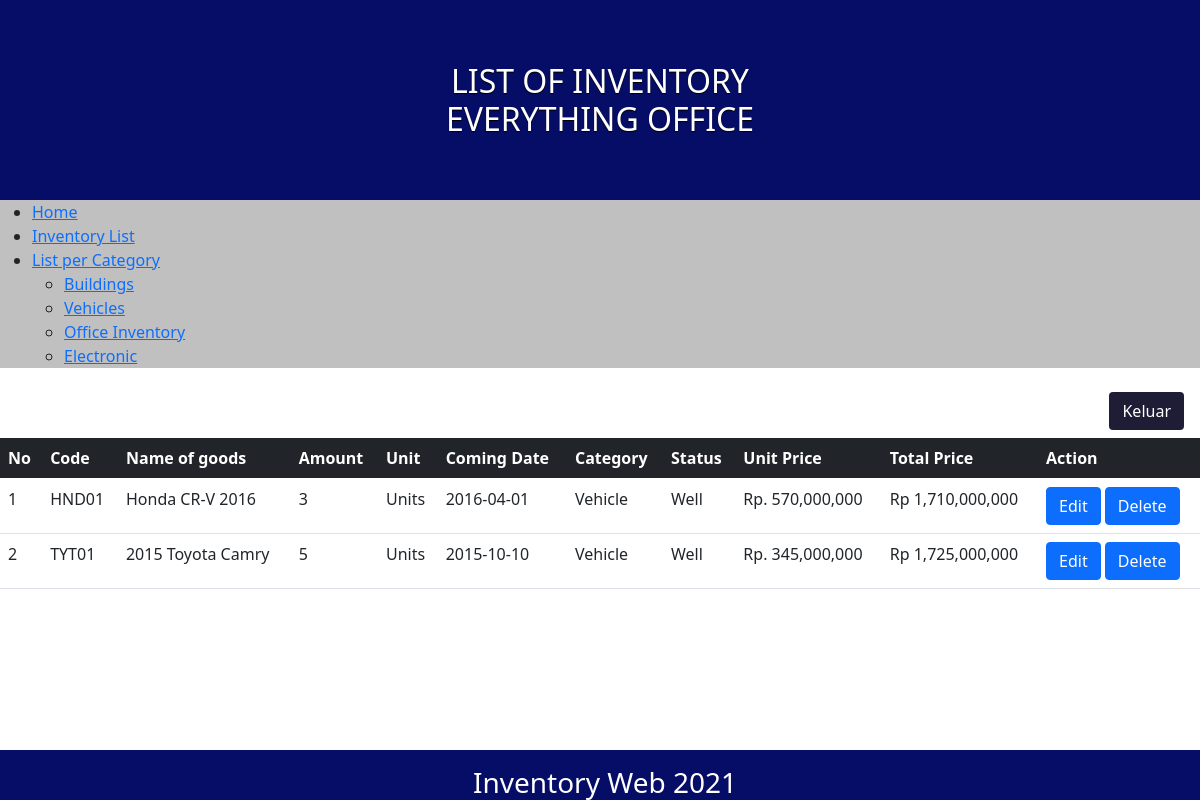
Screenshot of /vehicle.php with the database file from the repository.
### tables this page shows
CREATE TABLE `inventory` (
  `no` int(30) NOT NULL,
  `item_id` varchar(10) NOT NULL,
  `item_name` varchar(30) NOT NULL,
  `amount` int(11) NOT NULL,
  `unit` varchar(15) NOT NULL,
  `arrival_date` date NOT NULL,
  `category` varchar(20) NOT NULL,
  `item_status` varchar(20) NOT NULL,
  `price` int(20) NOT NULL
);

### vehicle.php (the view, shortened to what this page needs)
<?php
$connect= new mysqli("localhost","root","","responsi");
?>
<!DOCTYPE html>
<html lang="en">
<head>
    <link href="https://cdn.jsdelivr.net/npm/bootstrap@5.0.2/dist/css/bootstrap.min.css" rel="stylesheet">
    <link rel="stylesheet" href="https://unpkg.com/purecss@2.0.6/build/pure-min.css">
    <link rel="stylesheet" href="styles.css">
</head>
<body>
    <div class="banner">
        <h1 class="banner-head">LIST OF INVENTORY </br> EVERYTHING OFFICE</h1>
    </div>
<div class="pure-menu pure-menu-horizontal">
    <ul class="pure-menu-list">
        <li class="pure-menu-item pure-menu-selected">
            <a href="main.php" class="pure-menu-link">Home</a>
        </li>
        <li class="pure-menu-item pure-menu-selected">
            <a href="list product.php" class="pure-menu-link">Inventory List</a>
        </li>
        <li class="pure-menu-item pure-menu-has-children pure-menu-allow-hover">
            <a href="#" id="menuLink1" class="pure-menu-link">List per Category</a>
            <ul class="pure-menu-children">
                <li class="pure-menu-item">
                    <a href="buildings.php" class="pure-menu-link">Buildings</a>
                </li>
                <li class="pure-menu-item">
                    <a href="vehicles.php" class="pure-menu-link">Vehicles</a>
                </li>
                <li class="pure-menu-item">
                    <a href="office.php" class="pure-menu-link">Office Inventory</a>
                </li>
                <li class="pure-menu-item">
                    <a href="electronic.php" class="pure-menu-link">Electronic</a>
                </li>
            </ul>
        </li>
        </div>
        <a class="nav-link" href="logout.php" style="float: right"><button type="button" class="btn" style="color: white; background-color: #1F1D36;">Keluar</button></a>
<br>
<table class="table">
  <thead class="table-dark">
      <tr>
          <th>No</th>
          <th>Code</th>
          <th>Name of goods</th>
          <th>Amount</th>
          <th>Unit</th>
          <th>Coming Date</th>
          <th>Category</th>
          <th>Status</th>
          <th>Unit Price</th>
          <th>Total Price</th>
          <th>Action</th>
      </tr>
  </thead>
  <tbody>
    <?php $number=1; ?>
    <?php $take=$connect->query("SELECT * FROM inventory WHERE category='vehicle'"); ?>
    <?php while($mix=$take->fetch_assoc()){ ?>
      <tr>
        <td><?php echo $number; ?></td>
        <td><?php echo $mix['item_id']; ?></td>
        <td><?php echo $mix['item_name']; ?></td>
        <td><?php echo $mix['amount']; ?></td>
        <td><?php echo $mix['unit']; ?></td>
        <td><?php echo $mix['arrival_date']; ?></td>
        <td><?php echo $mix['category']; ?></td>
        <td><?php echo $mix['item_status']; ?></td>
        <td>Rp. <?php echo number_format($mix['price']); ?></td>
        <td><?php echo "Rp "; echo number_format($mix['total price'] = $mix['price']*$mix['amount']);?></td>
        <td>
            <a href=update.php?no=<?php echo $mix['no'];?> class="btn btn-primary">Edit</a>
            <a href=delete_check.php?no=<?php echo $mix['no'];?> class="btn btn-primary">Delete</a>
        </td>
      </tr>
      <?php $number++; ?>
      <?php } ?>
  </tbody>
</table>
<div class="footer l-box">
    <p>
        <h3> Inventory Web 2021 </h3>
    </p>
</div>
</body>
</html>

### styles.css (style rules this page uses)
.banner { text-align: center; background-size: cover; background-color: #060d66; filter: progid:DXImageTransform.Microsoft.AlphaImageLoader(src='https://24.media.tumblr.com/ccb268832580ac12951828a1c179de69/tumblr_mo2xbk8JUK1st5lhmo1_1280.jpg', sizingMethod='scale'); height: 200px; width: 100%; display: table; }
.banner-head { display: table-cell; vertical-align: middle; margin-bottom: 0; font-size: 2em; color: white; font-weight: 500; text-shadow: 0 1px 1px black; }
.pure-menu-horizontal { background-color: rgb(192, 192, 192); }
.footer { background: #060d66; color: #fff; text-align: center; width: 100%; height: 50px; padding-left: 10px; line-height: 10px; position: absolute; bottom: 0px; }

### rows the page displays
inventory: item "HND01", item_name "Honda CR-V 2016", amount "3", unit "Units", arrival_date "2016-04-01", category "Vehicle", item_status "Well", price "570,000,000", amount "1,710,000,000"
inventory: item "TYT01", item_name "2015 Toyota Camry", amount "5", unit "Units", arrival_date "2015-10-10", category "Vehicle", item_status "Well", price "345,000,000", amount "1,725,000,000"
